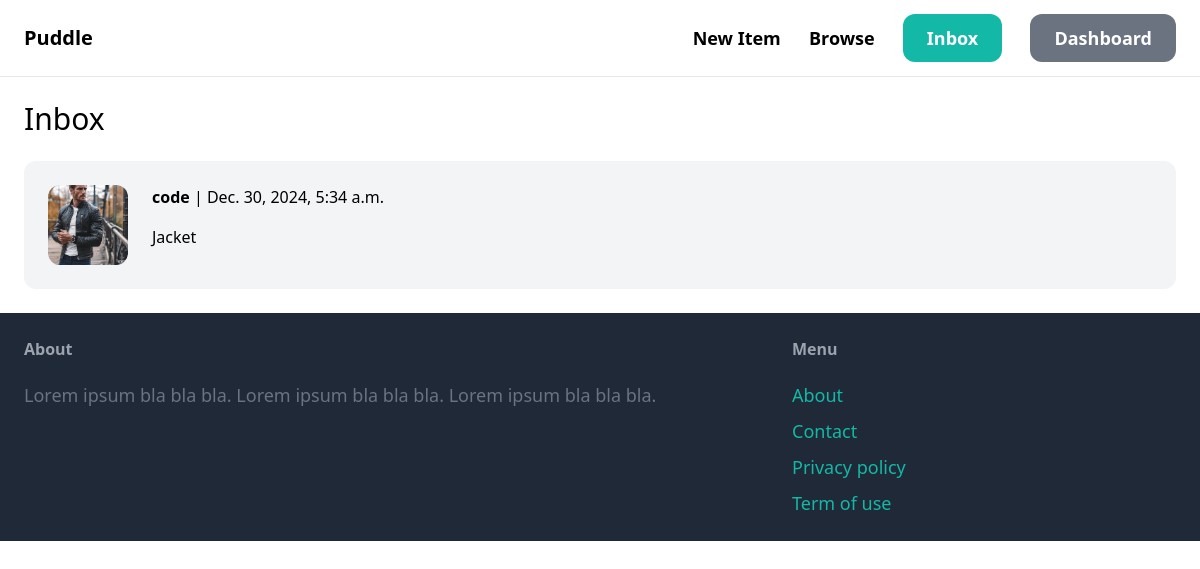
The page /inbox/ (signed in) on the database its author committed.
### conversation/models.py (models this page shows)
class Conversation(models.Model):
    item = models.ForeignKey(Item, related_name='conversations', on_delete=models.CASCADE)
    members = models.ManyToManyField(User, related_name='conversations')
    created_at = models.DateTimeField(auto_now_add=True)
    modified_at = models.DateTimeField(auto_now=True)
    class Meta:
        ordering = ('-modified_at',)

### item/models.py (models this page shows, shortened)
class Item(models.Model):
    category = models.ForeignKey(Category, related_name='items', on_delete=models.CASCADE)
    name = models.CharField(max_length=255)
    description = models.TextField(blank=True, null=True)
    price = models.FloatField()
    image = models.ImageField(upload_to='item_images', blank=True, null=True)
    is_sold = models.BooleanField(default=False)
    created_by = models.ForeignKey(User, related_name='items', on_delete=models.CASCADE)
    created_at = models.DateTimeField(auto_now_add=True)

### conversation/views.py (the view)
# urls.py: path('', views.inbox, name='inbox'),
@login_required
def inbox(request):
    conversations = Conversation.objects.filter(members__in=[request.user.id])
    return render(request, 'conversation/inbox.html', {
        'conversations': conversations
    })

### conversation/templates/conversation/inbox.html (shortened to what this page needs)
{% extends 'core/base.html' %}
{% block content %}
<h1 class="mb-6 text-3xl">Inbox</h1>
<div class="space-y-6">
    {% for conversation in conversations %}
        <a href="{% url 'conversation:detail' conversation.id %}">
            <div class="p-6 flex bg-gray-100 rounded-xl">
                <div class="pr-6">
                    <img src="{{ conversation.item.image.url }}" class="w-20 rounded-xl">
                </div>
                <div>
                    {% for member in conversation.members.all %}
                        {% if member != request.user %}
                            <p class="mb-4"><strong>{{ member.username }}</strong> | {{ conversation.modified_at }}</p>
                            <p>{{ conversation.item.name }}</p>
                        {% endif %}
                    {% endfor %}
                </div>
            </div>
        </a>
    {% endfor %}
</div>
{% endblock %}

### rows shown on the page
Conversation: item.image (picture), modified_at "Dec. 30, 2024, 5:34 a.m.", item.name "Jacket"

### other values the page prints
{{ member.username }} "code"
